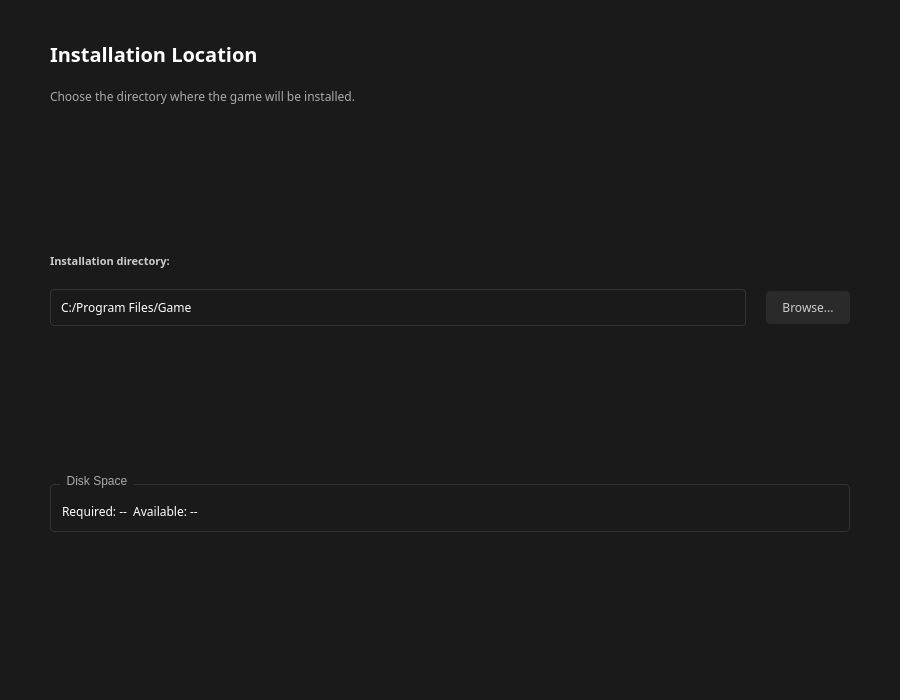
<?xml version="1.0" encoding="UTF-8"?>
<ui version="4.0">
 <class>LocationPage</class>
 <widget class="QWidget" name="LocationPage">
  <property name="geometry">
   <rect>
    <x>0</x>
    <y>0</y>
    <width>900</width>
    <height>700</height>
   </rect>
  </property>
  <property name="windowTitle">
   <string>Installation Location</string>
  </property>
  <property name="styleSheet">
   <string notr="true">QWidget {
    background-color: #1a1a1a;
}</string>
  </property>
  <layout class="QVBoxLayout" name="verticalLayout">
   <property name="spacing">
    <number>20</number>
   </property>
   <property name="leftMargin">
    <number>50</number>
   </property>
   <property name="topMargin">
    <number>40</number>
   </property>
   <property name="rightMargin">
    <number>50</number>
   </property>
   <property name="bottomMargin">
    <number>40</number>
   </property>
   <item>
    <widget class="QLabel" name="titleLabel">
     <property name="text">
      <string>Installation Location</string>
     </property>
     <property name="styleSheet">
      <string notr="true">font-size: 20px;
font-weight: 600;
color: #ffffff;
font-family: Rubik;</string>
     </property>
    </widget>
   </item>
   <item>
    <widget class="QLabel" name="descriptionLabel">
     <property name="text">
      <string>Choose the directory where the game will be installed.</string>
     </property>
     <property name="wordWrap">
      <bool>true</bool>
     </property>
     <property name="styleSheet">
      <string notr="true">color: #aaaaaa;
font-family: Rubik;</string>
     </property>
    </widget>
   </item>
   <item>
    <spacer name="verticalSpacer">
     <property name="orientation">
      <enum>Qt::Vertical</enum>
     </property>
     <property name="sizeHint" stdset="0">
      <size>
       <width>20</width>
       <height>20</height>
      </size>
     </property>
    </spacer>
   </item>
   <item>
    <widget class="QLabel" name="dirLabel">
     <property name="text">
      <string>Installation directory:</string>
     </property>
     <property name="styleSheet">
      <string notr="true">font-size: 11px;
font-weight: 500;
color: #cccccc;
font-family: Rubik;</string>
     </property>
    </widget>
   </item>
   <item>
    <layout class="QHBoxLayout" name="horizontalLayout">
     <item>
      <widget class="QLineEdit" name="installDirEdit">
       <property name="text">
        <string>C:/Program Files/Game</string>
       </property>
       <property name="styleSheet">
        <string notr="true">QLineEdit {
    border: 1px solid #333333;
    padding: 8px;
    background: #1a1a1a;
    border-radius: 4px;
    color: #ffffff;
    font-family: Rubik;
}
QLineEdit:focus {
    border-color: #4CAF50;
}</string>
       </property>
      </widget>
     </item>
     <item>
      <widget class="QPushButton" name="browseBtn">
       <property name="text">
        <string>Browse...</string>
       </property>
       <property name="styleSheet">
        <string notr="true">QPushButton {
    background-color: #2a2a2a;
    color: #cccccc;
    padding: 8px 16px;
    border-radius: 4px;
    font-family: Rubik;
}
QPushButton:hover {
    background-color: #3a3a3a;
}</string>
       </property>
      </widget>
     </item>
    </layout>
   </item>
   <item>
    <spacer name="verticalSpacer_2">
     <property name="orientation">
      <enum>Qt::Vertical</enum>
     </property>
     <property name="sizeHint" stdset="0">
      <size>
       <width>20</width>
       <height>10</height>
      </size>
     </property>
    </spacer>
   </item>
   <item>
    <widget class="QGroupBox" name="spaceGroup">
     <property name="title">
      <string>Disk Space</string>
     </property>
     <property name="styleSheet">
      <string notr="true">QGroupBox {
    border: 1px solid #333333;
    border-radius: 4px;
    margin-top: 10px;
}
QGroupBox::title {
    subcontrol-origin: margin;
    left: 10px;
    padding: 0 5px;
    color: #aaaaaa;
    font-family: Rubik;
}</string>
     </property>
     <layout class="QVBoxLayout" name="verticalLayout_2">
      <item>
       <widget class="QLabel" name="diskSpaceLabel">
        <property name="text">
         <string>Required: --  Available: --</string>
        </property>
        <property name="styleSheet">
         <string notr="true">color: #ffffff;
font-family: Rubik;</string>
        </property>
       </widget>
      </item>
     </layout>
    </widget>
   </item>
   <item>
    <spacer name="verticalSpacer_3">
     <property name="orientation">
      <enum>Qt::Vertical</enum>
     </property>
     <property name="sizeHint" stdset="0">
      <size>
       <width>20</width>
       <height>40</height>
      </size>
     </property>
    </spacer>
   </item>
  </layout>
 </widget>
 <resources/>
 <connections/>
</ui>
